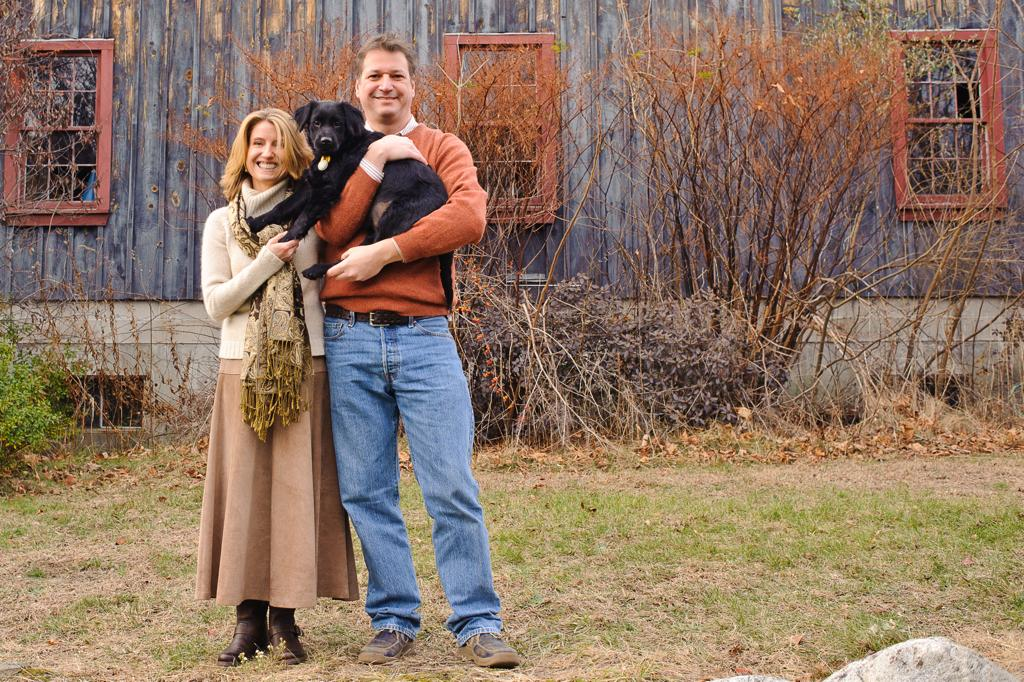
//> input picture img/benchmark/i1.jpg, 1024 x 682 px
$ ./ex_04   (built with g++ and OpenCV 4)
//> lines starting //> are read from the running program, lines starting //| are printed output that depends on the picture
#include <iostream>
#include <opencv2/opencv.hpp>
#include <opencv2/highgui/highgui.hpp>
#include "GaussPyr.h"
#include <vector>

// [47 lines left out: functions across_scale_addition, showPyramid, not called in this run]

int main()
{
	// load img
	cv::Mat image;
    image = cv::imread("../img/benchmark/i1.jpg" , CV_LOAD_IMAGE_COLOR);
//> image is the input picture: 682 rows x 1024 cols, CV_8UC3; mean B, G, R 99.9, 117.7, 142.1

	if(!image.data)
    {
        std::cout << "Could not open or find the image" << std::endl;
        return -1;
    }

	cv::Mat image_lab;
	cv::cvtColor(image, image_lab, CV_RGB2Lab);
//> image_lab: 682 rows x 1024 cols, CV_8UC3; mean of channels 0, 1, 2 124, 128.7, 112.9

	image_lab.convertTo(image_lab, CV_32F);
//> image_lab: 682 rows x 1024 cols, CV_32FC3; mean of channels 0, 1, 2 124, 128.8, 112.9
	image_lab /= 255.0f;
//> image_lab: 682 rows x 1024 cols, CV_32FC3; mean of channels 0, 1, 2 0.486, 0.505, 0.443

	cv::Mat lab_channels[3];
	cv::split(image_lab, lab_channels);
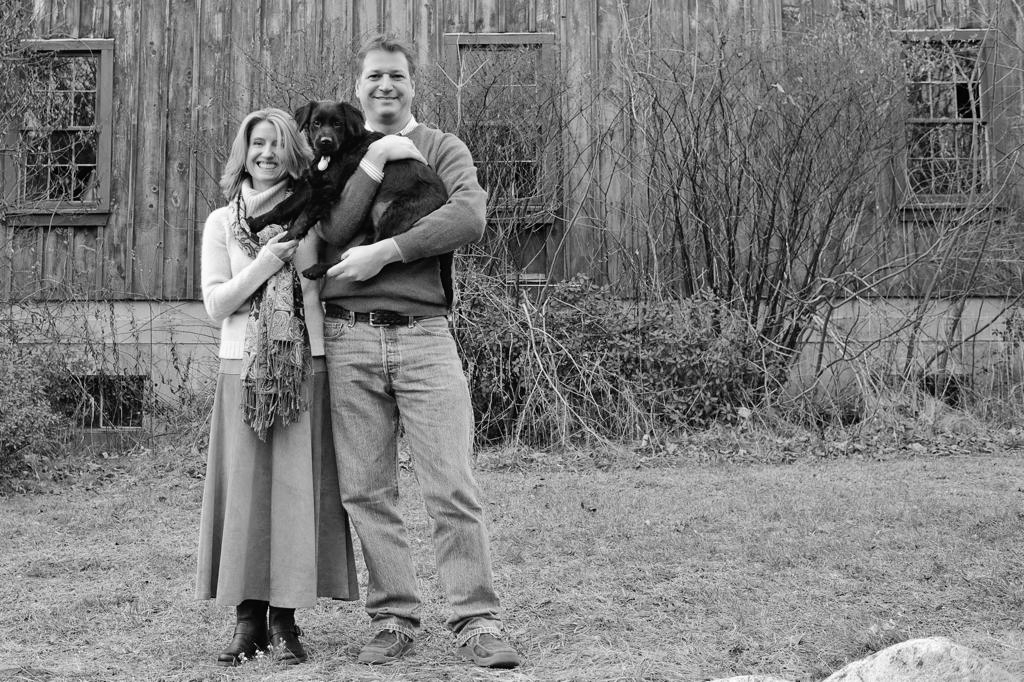
//> lab_channels[0]: 682 rows x 1024 cols, CV_32FC1; min 0, max 1, mean 0.486
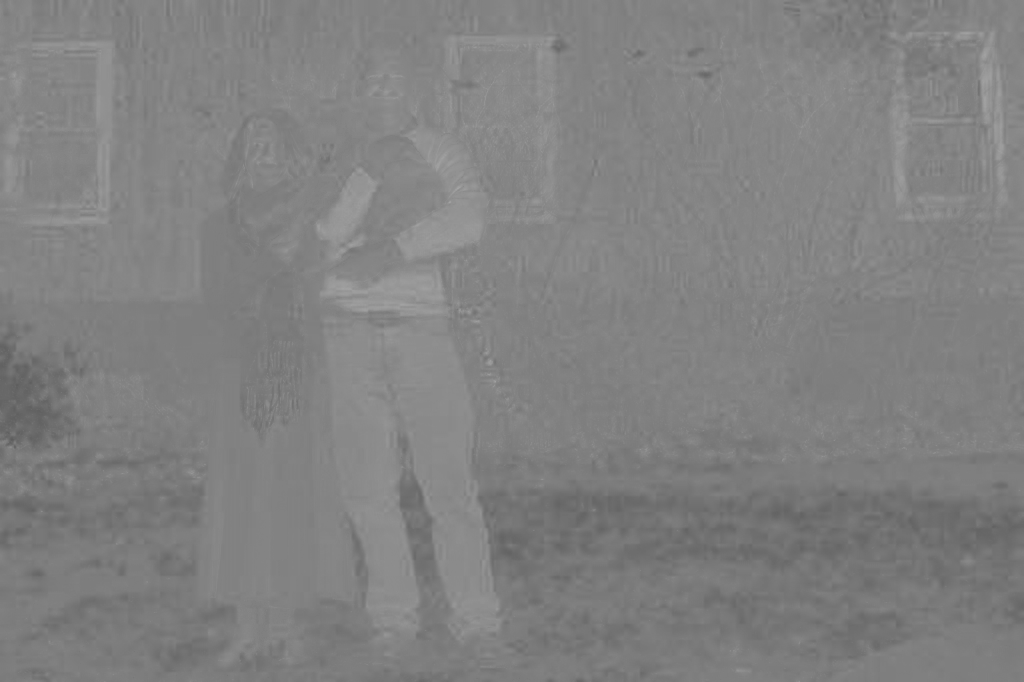
//> lab_channels[1]: 682 rows x 1024 cols, CV_32FC1; min 0.365, max 0.643, mean 0.505
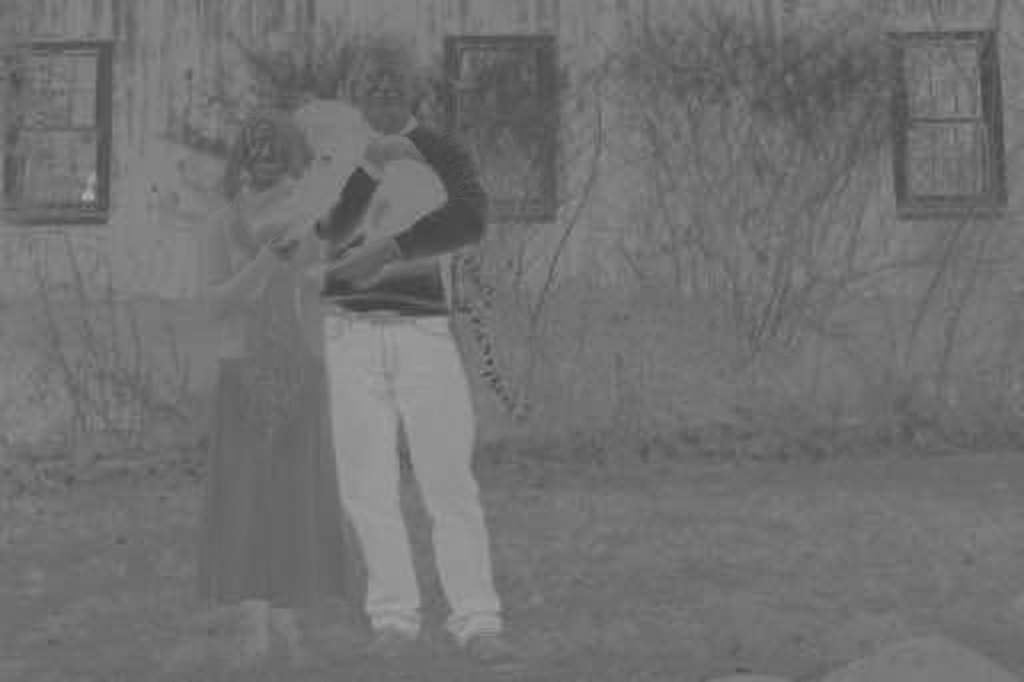
//> lab_channels[2]: 682 rows x 1024 cols, CV_32FC1; min 0.243, max 0.678, mean 0.443

	//
	int numLayers = 4;
	int stdC = 5;
	int stdS = 20;

	// channel L
//> (the run ends here: the program needs code that is not available in this run, at `GaussPyr pcL = GaussPyr(lab_channels[0], numLayers, stdC);`)

$ run again, with img/benchmark/i10.jpg copied over img/benchmark/i1.jpg
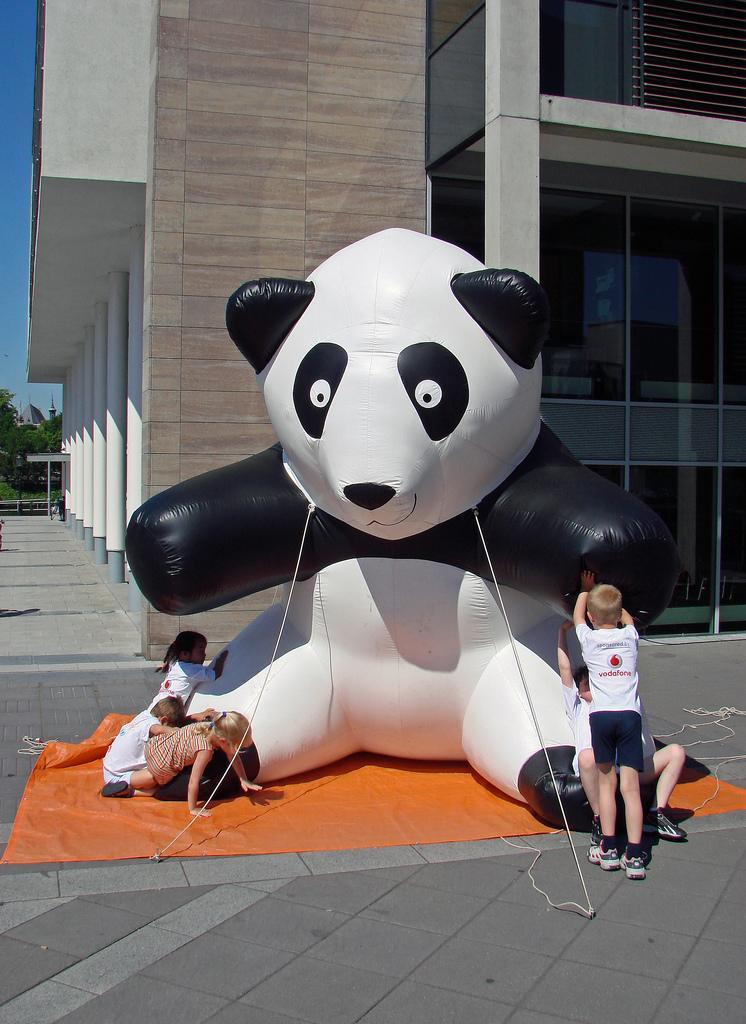
//> input picture img/benchmark/i10.jpg, 746 x 1024 px
//> image is the input picture: 1024 rows x 746 cols, CV_8UC3; mean B, G, R 102.8, 104.5, 111.9
//> `cv::split(image_lab, lab_channels);`:
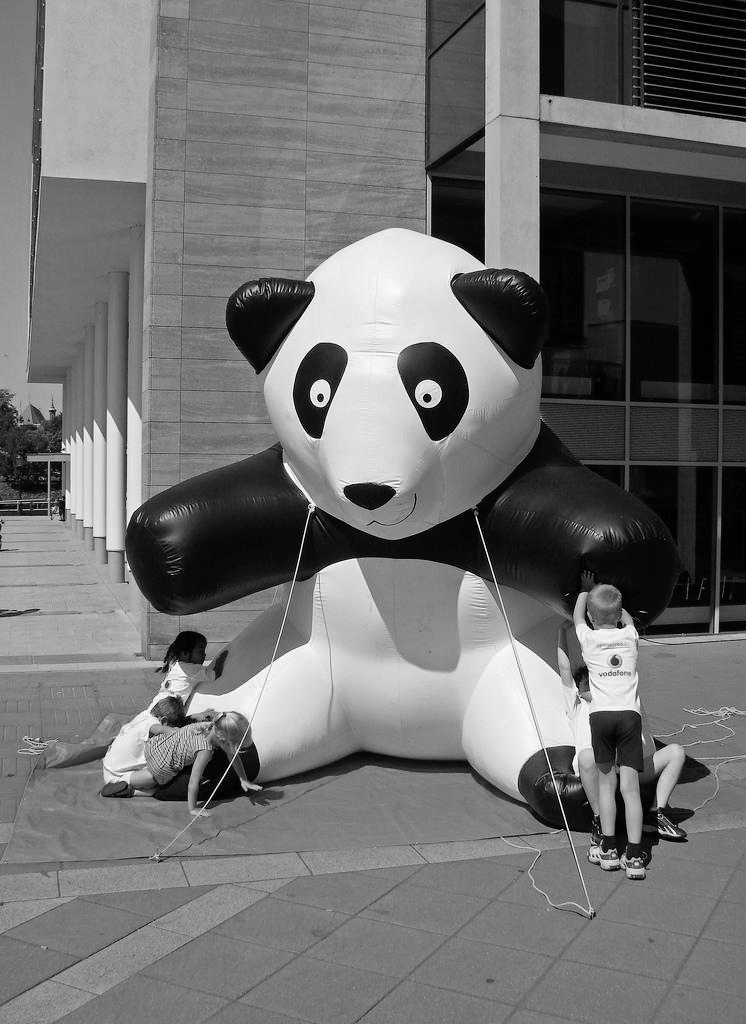
//> lab_channels[0]: 1024 rows x 746 cols, CV_32FC1; min 0, max 1, mean 0.435
//> `cv::split(image_lab, lab_channels);`:
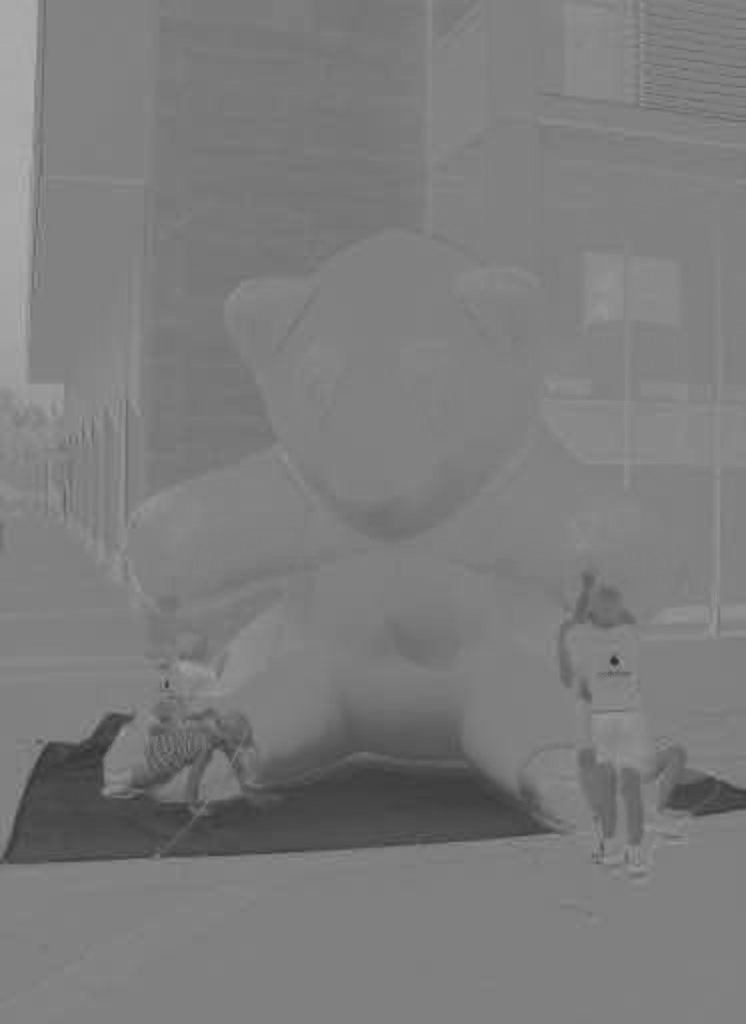
//> lab_channels[2]: 1024 rows x 746 cols, CV_32FC1; min 0.169, max 0.678, mean 0.487

$ run again, with img/benchmark/i102.jpg copied over img/benchmark/i1.jpg
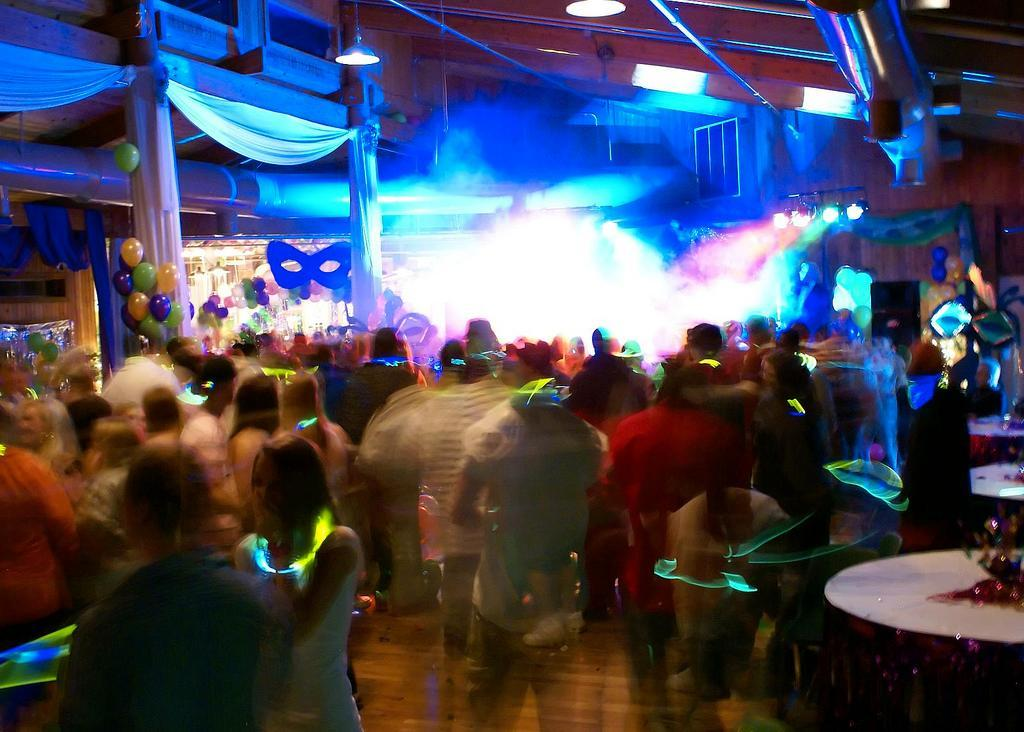
//> input picture img/benchmark/i102.jpg, 1024 x 732 px
//> image is the input picture: 732 rows x 1024 cols, CV_8UC3; mean B, G, R 90.5, 72.2, 70.8
//> `cv::split(image_lab, lab_channels);`:
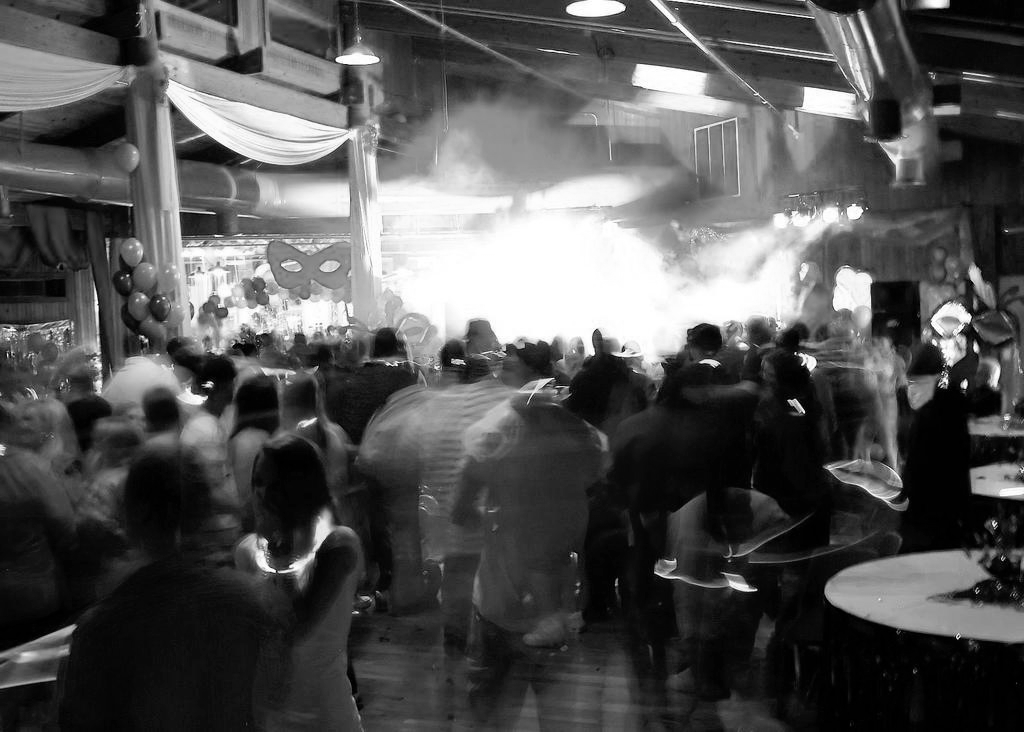
//> lab_channels[0]: 732 rows x 1024 cols, CV_32FC1; min 0, max 1, mean 0.327
//> `cv::split(image_lab, lab_channels);`:
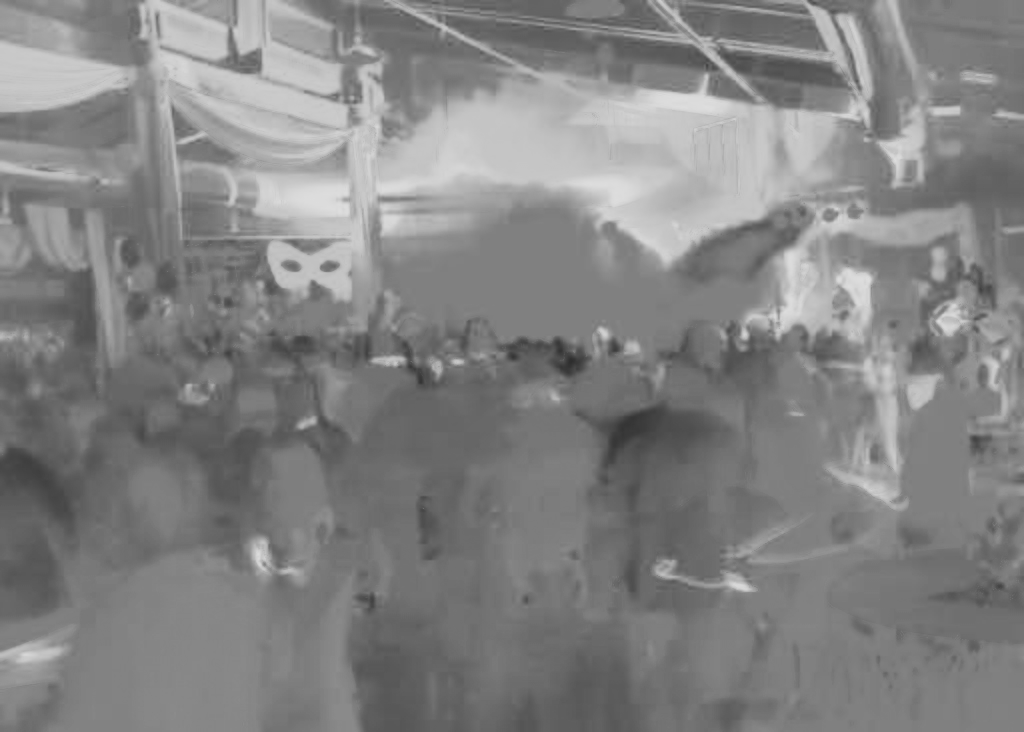
//> lab_channels[2]: 732 rows x 1024 cols, CV_32FC1; min 0.176, max 0.871, mean 0.514

$ run again, with img/benchmark/i105.jpg copied over img/benchmark/i1.jpg
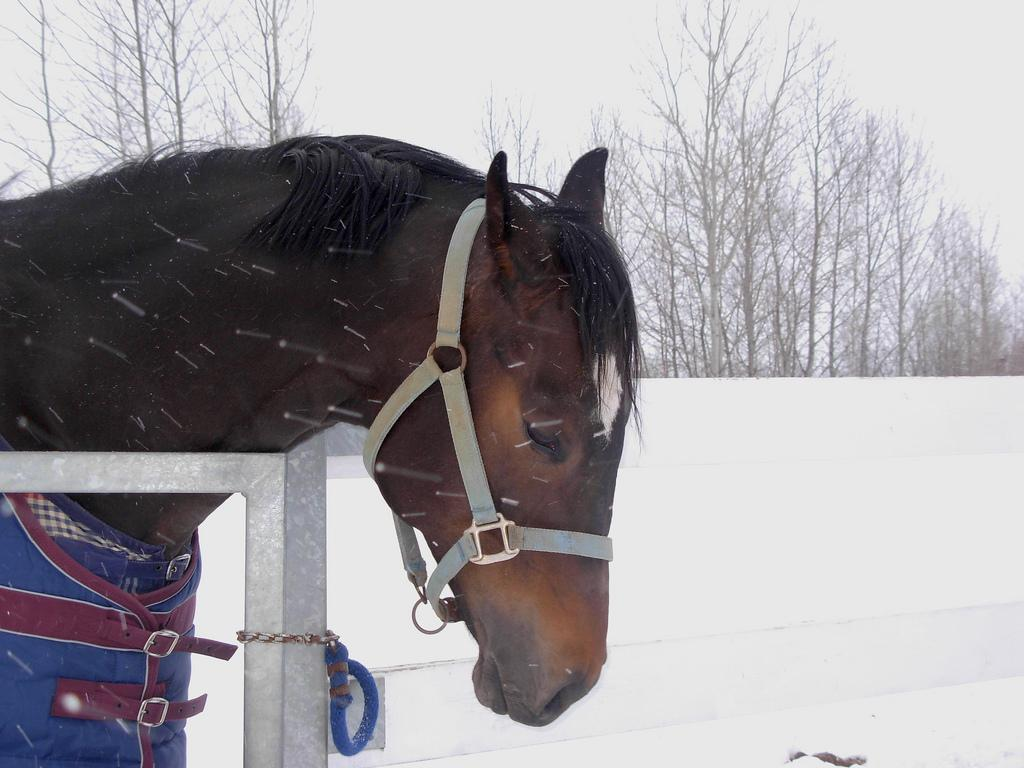
//> input picture img/benchmark/i105.jpg, 1024 x 768 px
//> image is the input picture: 768 rows x 1024 cols, CV_8UC3; mean B, G, R 160.7, 156.5, 159.7
//> `cv::split(image_lab, lab_channels);`:
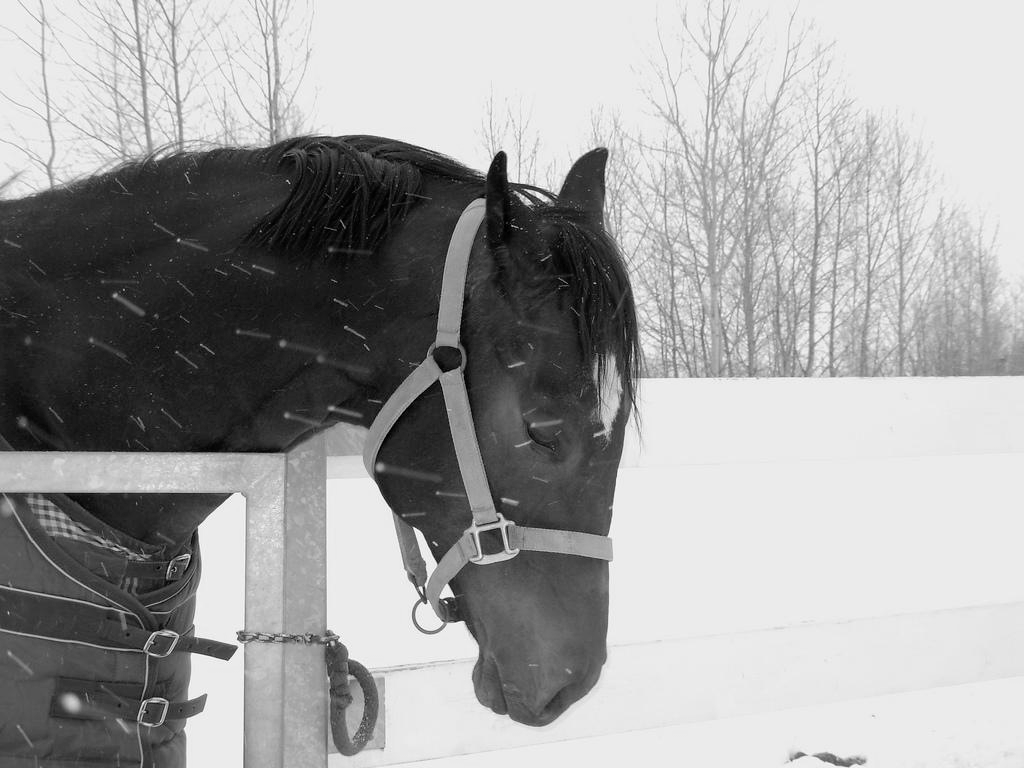
//> lab_channels[0]: 768 rows x 1024 cols, CV_32FC1; min 0, max 1, mean 0.633
//> `cv::split(image_lab, lab_channels);`:
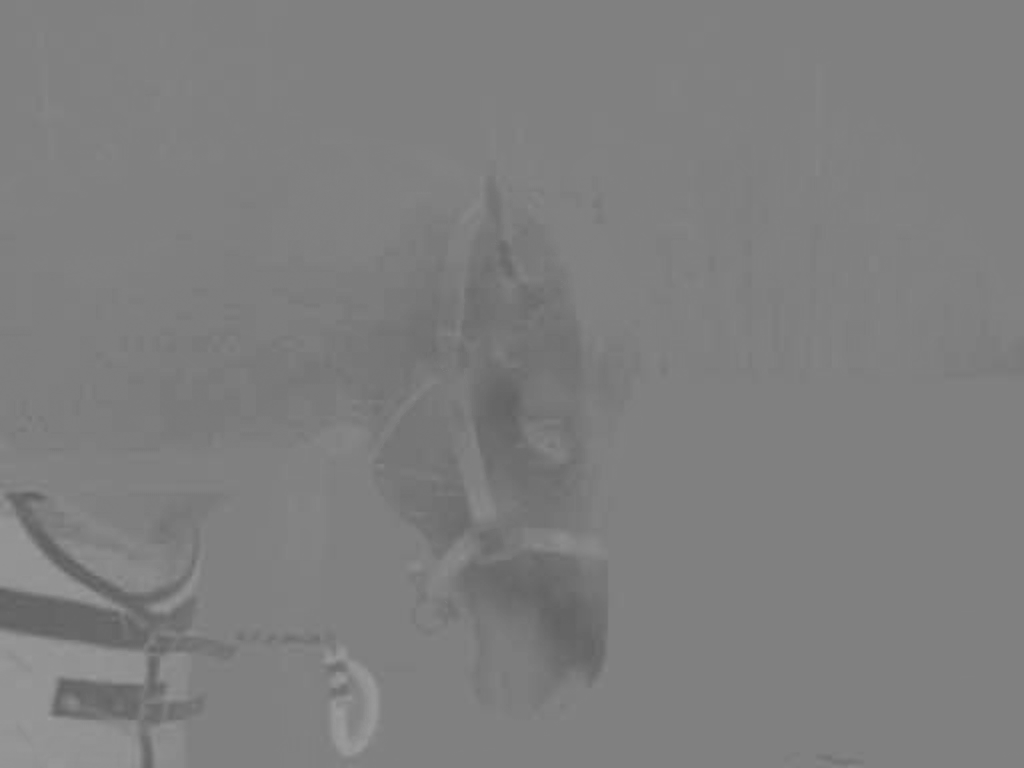
//> lab_channels[2]: 768 rows x 1024 cols, CV_32FC1; min 0.369, max 0.616, mean 0.497
